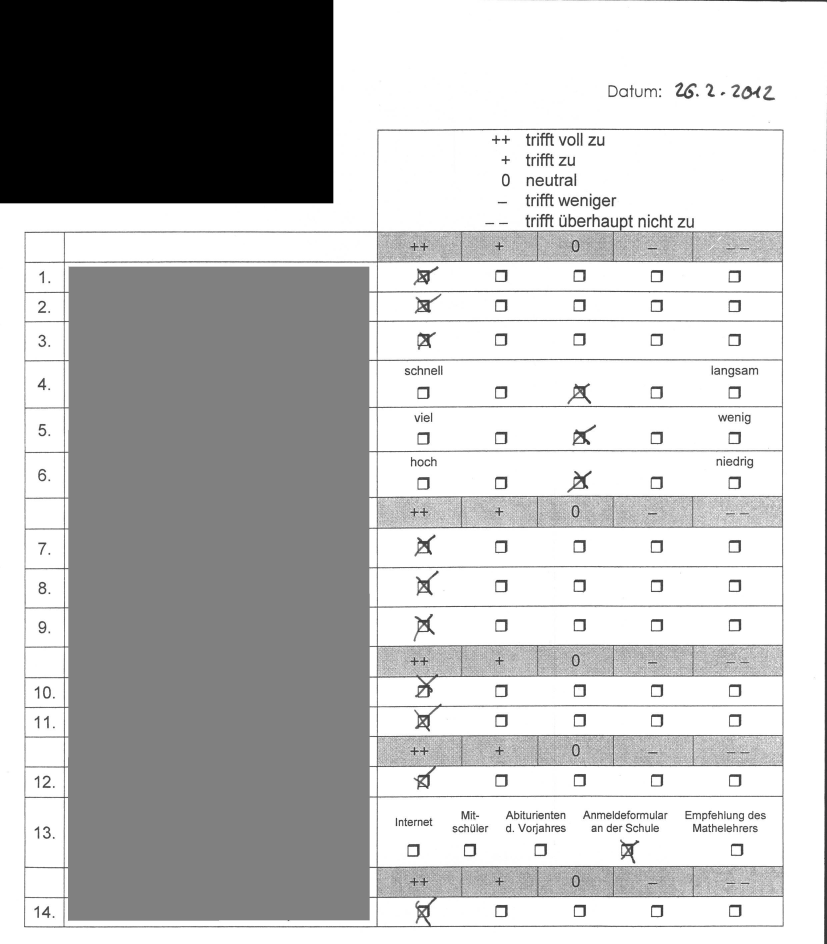
#> input picture boegen/Bogen3.jpg, 2480 x 2830 px, found by its file name (shown at 1/3 size)
$ python process_files.py --input boegen/Bogen3.jpg
#> lines starting #> are read from the running program, lines starting #| are printed output that depends on the picture
### bogen.py
"""Evaluation helper - Bogen class."""
import os
import csv
import numpy as np
from PIL import Image, ImageDraw
from scipy.optimize import minimize
from scipy.linalg import norm

class Bogen(object):
    """Class of Bogen for every file to be evaluated."""

    def __init__(self, curr_file, ref_points, ref_boxes, isReference=False):
        """Initialization."""
#> called with curr_file = 'boegen/Bogen3.jpg/Bogen3.jpg', isReference = True
        self.RefPosPath = "reference_positions.csv"
        self.image = Image.open(curr_file)
#> self.image is the input picture: PIL image 2480x2830 L; min 0, max 255, mean 189.5
        self.curr_file = curr_file

        if isReference is False:
            self.ReferencePoints = ref_points
            self.CurrReferencePoints = self.findReferenceMasks()

            # positions of all boxes of the reference file
            self.ReferenceBoxes = ref_boxes
            self.CurrBoxes = ref_boxes

            # get transformation matrix
            self.transMatrix = self.getTransformationMatrix()

            # transform points
            self.PointsTransformed = False
            self.transformPositions()

            # save boxes to file
            self.extractBoxes()

        else:
            self.curr_file = curr_file
            self.ReferencePoints = self.findReferenceMasks()
            self.ReferenceBoxes = self.getRefPositions()

    def findReferenceMasks(self):
        """Find positions of the corners (see masks).

        The images are formated as 2479x2829.

        Parameters
        ----------
        image : str
            Path to image

        Returns
        -------
        lists of int
            Positions [x,y] of the reference points (corners).

        """
        # mask upper left
        mask_ul = Image.open("masks/ul.png")
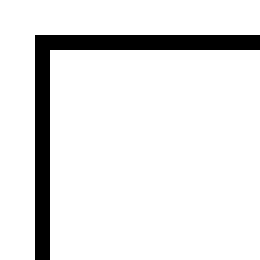
#> input picture masks/ul.png, 52 x 52 px (shown 5 times larger)
#> mask_ul is the input picture: PIL image 52x52 P; mean R, G, B, A 230.4, 230.4, 230.4, 255
        pos_ul = self.findPosition(mask_ul, x1=30, x2=110, y1=650,
                                   y2=730, xoff=52, yoff=52)
#> after the loop in findPosition, `for x in range(x1, x2):`: mse_min = 3517.4; pos = [67, 689]
#> pos_ul = [67, 689]

        # mask upper middle
        mask_um = Image.open("masks/ul.png")
        pos_um = self.findPosition(mask_um, x1=1070, x2=1150, y1=340,
                                   y2=430, xoff=52, yoff=52)
#> pos_um = [1125, 382]

        # mask upper right
        mask_ur = Image.open("masks/ur.png")
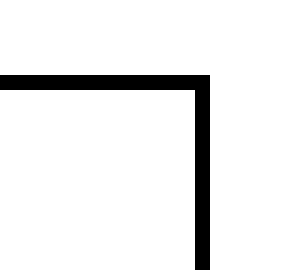
#> input picture masks/ur.png, 59 x 54 px (shown 5 times larger)
#> mask_ur is the input picture: PIL image 59x54 P; mean R, G, B, A 236.3, 236.3, 236.3, 255
        pos_ur = self.findPosition(mask_ur, x1=2300, x2=2400, y1=350,
                                   y2=430, xoff=54, yoff=59)
#> pos_ur = [2312, 374]

        # mask lower left
        mask_ll = Image.open("masks/ll.png")
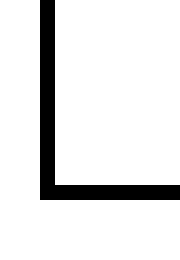
#> input picture masks/ll.png, 36 x 52 px (shown 5 times larger)
#> mask_ll is the input picture: PIL image 36x52 P; mean R, G, B, A 228.4, 228.4, 228.4, 255
        pos_ll = self.findPosition(mask_ll, x1=30, x2=110, y1=2720,
                                   y2=2791, xoff=52, yoff=36)
#> pos_ll = [64, 2743]

        # mask lower right
        mask_lr = Image.open("masks/lr.png")
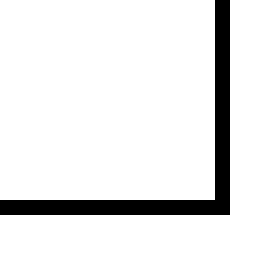
#> input picture masks/lr.png, 54 x 51 px (shown 5 times larger)
#> mask_lr is the input picture: PIL image 54x51 P; mean R, G, B, A 231.1, 231.1, 231.1, 255
        pos_lr = self.findPosition(mask_lr, x1=2300, x2=2400, y1=2710,
                                   y2=2789, xoff=51, yoff=54)
#> pos_lr = [2312, 2741]
#> in __init__, `self.ReferencePoints = self.findReferenceMasks()`: self.ReferencePoints = ([67, 689], [1125, 382], [2312, 374], [64, 2743], [2312, 2741])

        return pos_ul, pos_um, pos_ur, pos_ll, pos_lr

    def findPosition(self, mask, x1, x2, y1, y2, xoff, yoff):
        """Find position of a mask in a specific window."""
        mask_px = mask.load()
        pos = [0, 0]
        mse_min = 999999

        # scan through predefined area of bogen picture
        for x in range(x1, x2):
            for y in range(y1, y2):
                # extract rectangular on which corner is searched
                px = self.image.crop([x, y, x+xoff, y+yoff]).load()

                # calculate mean squared error between the two cropped images
                mse_curr = self.getMSEBetweenTwoImages(mask_px, px)

                # find the minimum mse
                if mse_curr < mse_min:
                    mse_min = mse_curr
                    pos = [x, y]

        # print(mse_min, pos)
        return pos

    def getMSEBetweenTwoImages(self, im1, im2, x_max=36, y_max=36):
        """Calculate mean squared error (MSE) between two images pixel-wise.

        Parameters
        ----------
        im1, im2 : images
            Images to be compared with
        x_max, y_max : int, optional
            Maximum values of x and y

        Returns
        -------
        float
            Mean squared error

        """
        mse = 0
        for i in range(y_max):
            for j in range(x_max):
                # compare pixel wise, ie "value" of each pixel
                mse += (im1[i, j] - im2[i, j])**2
        return mse/(y_max*x_max)

    # [133 lines left out: functions getTransformationMatrix, transformPositions, transformPoint, extractBoxes, not called in this run]

    def getRefPositions(self):
        """Get reference positions from CSV file.

        Returns
        -------
        posdict : dict
            Dictionary containing the positions of the reference file.

        """
        posdict = {}

        with open(self.RefPosPath) as posfile:
#> (reads reference_positions.csv from the repository)
            reader = csv.DictReader(posfile, delimiter="\t",
                                    skipinitialspace=True)
            for i, row in enumerate(reader):
                for c, v in row.items():
                    if c == "question" or c == "box":
                        posdict.setdefault(c, []).append(v)
                    else:
                        posdict.setdefault(c, []).append(int(v))
        # print(posdict)
        return posdict

    # [19 lines left out: function drawFile, not called in this run]
        # im.show()

### process_files.py
#!/usr/bin/env python3

"""Evaluation helper part 1 - process files."""

# ---------------------------------------------------------------------------
# Imports
# ---------------------------------------------------------------------------

# Standard library
import glob
import sys
import argparse

# Own scripts
import bogen

# ---------------------------------------------------------------------------
# Main routine
# ---------------------------------------------------------------------------

if __name__ == "__main__":

    # get path to boegen files
    parser = argparse.ArgumentParser(description="Get file path.")
    parser.add_argument("-i", "--input", type=str)
    parser_args = parser.parse_args()
    path_to_boegen = parser_args.input
    if path_to_boegen is None:
        print("Error: Correct use of the script see below.")
        print("python3 evalhelper_main.py -i <PathToBoegenFiles>")
        sys.exit(0)

    # DO NOT CHANGE THE reference file: "boegen/Bogen3.jpg"
    reference_file = path_to_boegen + "/Bogen3.jpg"

    # reference points of the reference file (bogen3)
    # -> position of masks/corners
    referenceBogen = bogen.Bogen(curr_file=reference_file,
                                 ref_points=None,
                                 ref_boxes=None,
                                 isReference=True)
    refPoints = referenceBogen.ReferencePoints
#> refPoints has the same summary as self.ReferencePoints in __init__
    refBoxPositions = referenceBogen.ReferenceBoxes

    path_to_iterate = path_to_boegen + "/*.jpg"
    nfiles = len(glob.glob(path_to_iterate))
    for i, current_file in enumerate(glob.glob(path_to_iterate)):

        # [7 lines of commented-out code are left out]

        curr_bogen = bogen.Bogen(curr_file=current_file, ref_points=refPoints,
                                 ref_boxes=refBoxPositions, isReference=False)

        # show progress
        print("Progress: ", round((i + 1) / nfiles * 100, 2),
              "(", current_file, ")")
